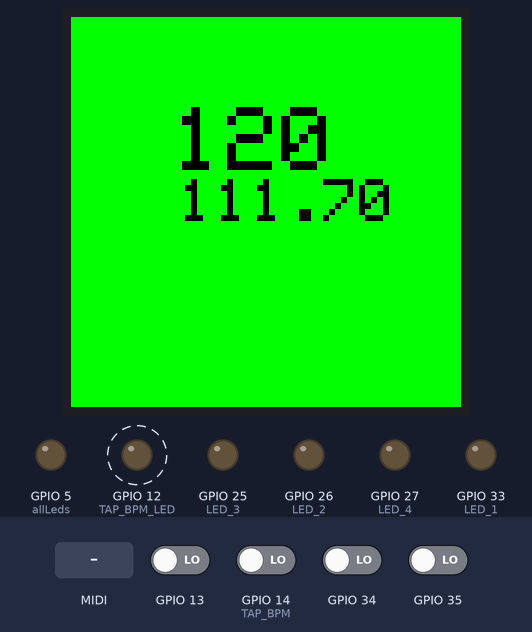
Bench run of a sketch on a simulated ESP32. Shown: 130×130 colour display, output pins drawn as LEDs (lit = HIGH). Dashed ring = blinking. The test bench sets the inputs (shaded band); at power-on: GPIO 13, GPIO 14 (TAP_BPM), GPIO 34, GPIO 35 LOW. MIDI output is not drawn.

Above: at 8.1 s.
8.2 s: GPIO 13 driven HIGH
At 8.5 s:
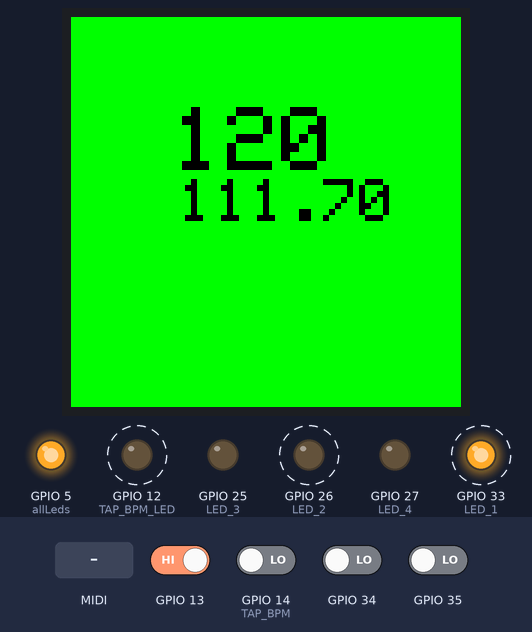
10.2 s: GPIO 14 (TAP_BPM) driven HIGH
At 11.14 s:
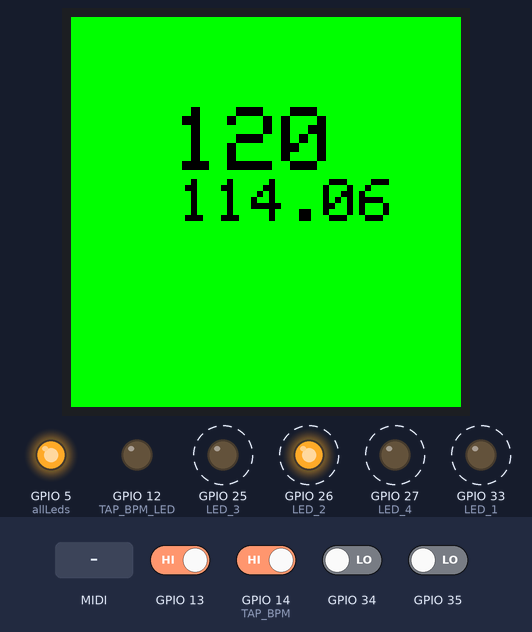
11.8 s: GPIO 34 driven HIGH
At 12.71 s:
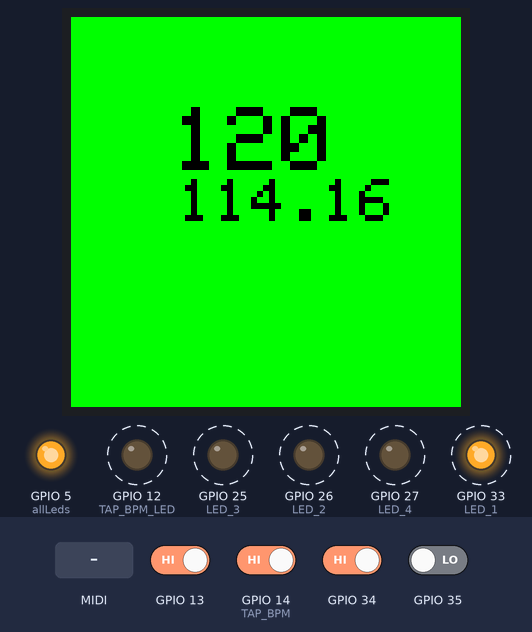
13.9 s: GPIO 35 driven HIGH
At 14.27 s:
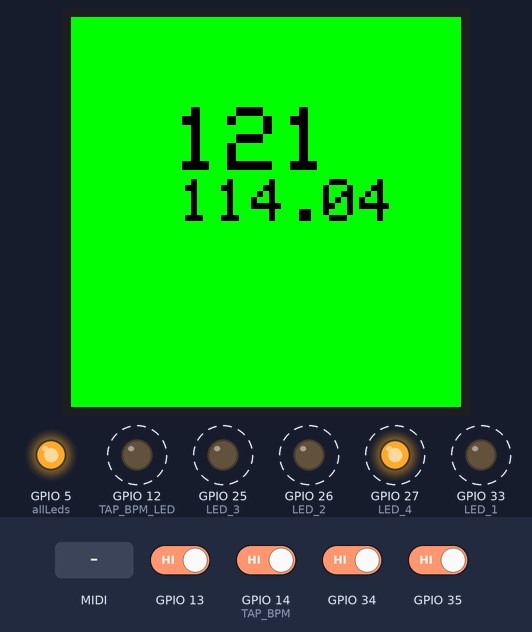
15.4 s: MIDI note 36 received
At 15.77 s:
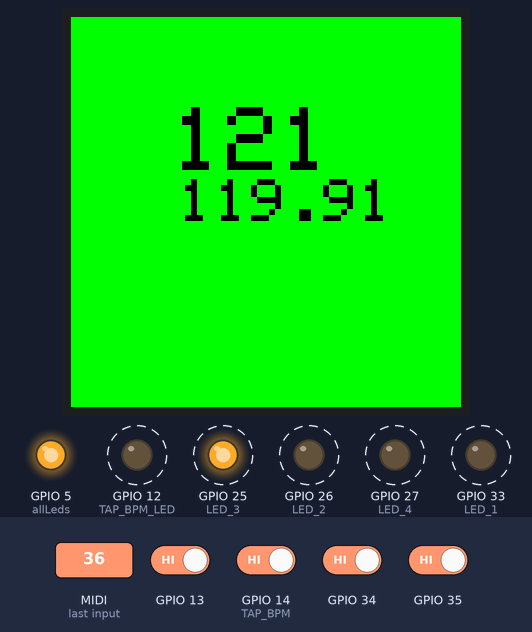
17.0 s: MIDI note 48 received
At 17.78 s:
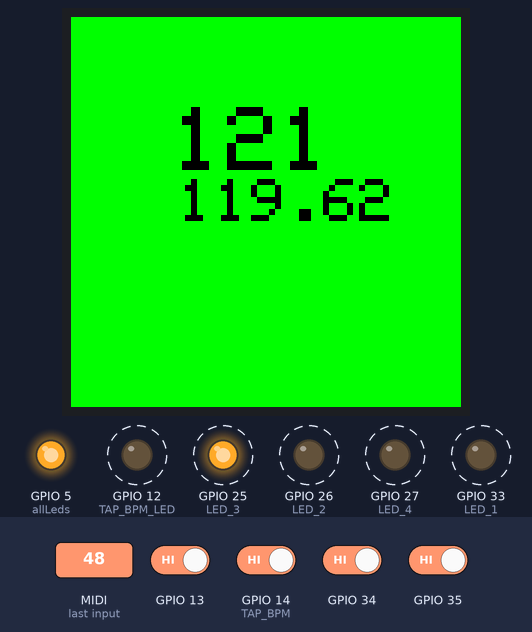
Timing chart, 0 to 20.0 s (numbered marks = the images above; inputs shaded):
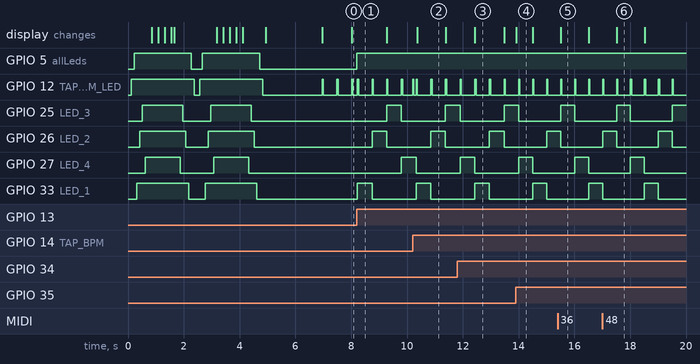

Measured:
- after the input at 8.2 s, GPIO 5 (allLeds): LOW → HIGH at once; GPIO 25 (LED_3): LOW → HIGH after 1.1 s, → LOW 0.53 s later; GPIO 26 (LED_2): LOW → HIGH after 0.55 s, → LOW 0.53 s later; GPIO 27 (LED_4): LOW → HIGH after 1.6 s; GPIO 33 (LED_1): LOW → HIGH at once, → LOW 0.53 s later
- after the input at 10.2 s, the display: changes after 0.17 s (image 2)
- after the input at 11.8 s, the display: changes after 0.64 s (image 3)
- after the input at 13.9 s, the display: changes at once (image 4)
- after the input at 15.4 s, the display: changes after 0.11 s (image 5)
- after the input at 17.0 s, the display: changes after 0.52 s (image 6)
- by itself, GPIO 12 (TAP_BPM_LED): alternates HIGH for 0.04 s and LOW for 0.46 s

The sketch:

MidiClockPlayerV2.ino
```cpp
/* ESP 32 PINS
PUSH 1 D14
PUSH 2 D12
PUSH 3 d13 TAP

LED 1 D33
LED 2 D26
LED 3 D25
LED 4 D27

Rotary D34
Rotary D35
*/


#include <MIDI.h>
#include <HardwareSerial.h>
#include "JimmyTheGavas.h"

#include <SSD1283A.h>  //Hardware-specific library

SSD1283A display(/*CS=5*/ 15, /*DC=*/2, /*RST=*/4, -1);  //hardware spi,cs,cd,reset,led

byte clockMSG = 0xF8;     ///< System Real Time - Timing Clock
byte startMSG = 0xFA;     ///< System Real Time - Start
byte continueMSG = 0xFB;  ///< System Real Time - Continue
byte stopMSG = 0xFC;


#define BLACK 0x0000
#define BLUE 0x001F
#define RED 0xF800
#define GREEN 0x07E0
#define CYAN 0x07FF
#define MAGENTA 0xF81F
#define YELLOW 0xFFE0
#define WHITE 0xFFFF


#define TAP_BPM 14
#define MIDI_START_STOP 13


#define TAP_BPM_LED 12
#define START_STOP_LED 5
#define LED_1 33
#define LED_2 26
#define LED_3 25
#define LED_4 27
#define BPM_ROT_1 34
#define BPM_ROT_2 35


int nBeat = 0;
int beats[] = { LED_1, LED_2, LED_3, LED_4 };


//******* DISPLAY TEST VARIABLES ************

bool isPlaying = false;
bool newInfoToPrint = true;
long lastPrint = 0;
int waitToPrint = 80;

long tt = 0;  // Time variable inside bpm counter

MIDI_CREATE_INSTANCE(HardwareSerial, Serial2, midiA);
MIDI_CREATE_INSTANCE(HardwareSerial, Serial1, midiB);

//void bpmOut() Variables
long bpm = 120;
long tempo = 0;
long prevTime = 0;
long startTime = 0;
long intervalInMicros = 0;
bool firstSend = true;
long beatIntervalInMicros = 0;

// Bpm Counter

int tickCounter = 0;
long firstTick = 0;
bool isFirstTick = true;

float bpmToDisplay = bpm;
long beatTimeMicros = 0;

// tapBpm Variables
const int tapsSamples = 3;
long taps[tapsSamples];  //where the inverval of the last 2 taps are saved
long lastTap = 0;
int indexTap = 0;

//Led Tempo Variables
int tickBpmLeds = 0;
int ledArray = 4;
int beatIndex = 3;

void startBtnPressed();
void tapBpm();

LEDButton startBtn(MIDI_START_STOP, START_STOP_LED, 150, startBtnPressed);
LEDButton tapBtn(TAP_BPM, TAP_BPM_LED, 150, tapBpm, 2);
JimmyRotary rotaryBpm(BPM_ROT_1, BPM_ROT_2);


// midiHandler() variables
bool discard2sMSG = true;
long secondCount = 0;

void setup() {
  Serial1.setPins(21, 22);
  midiB.begin(16);
  midiB.setThruFilterMode(midi::Thru::Full);
  midiA.begin(MIDI_CHANNEL_OMNI);  // Initialize the Midi Library.
  midiA.setThruFilterMode(midi::Thru::Full);

  pinMode(LED_1, OUTPUT);        //
  pinMode(LED_2, OUTPUT);        //
  pinMode(LED_3, OUTPUT);        //
  pinMode(LED_4, OUTPUT);        //
  pinMode(TAP_BPM_LED, OUTPUT);  //
  Serial.begin(57600);

  pinMode(TAP_BPM, INPUT);

  display.init();
  display.setTextColor(BLACK, GREEN);
  display.fillScreen(GREEN);

  rotaryBpm.setup();
  ligthShow();
  display.fillScreen(GREEN);


}  // SETUP END


void loop() {
  startBtn.update();
  tapBtn.update();

  int bpmTemp = bpm;
  bpm += rotaryBpm.update();
  if (bpmTemp != bpm) {
    newInfoToPrint = true;
  }

  bpmOut();


  if (newInfoToPrint && (millis() - lastPrint > waitToPrint)) {  //Let the printInfo function update the display. Reduce a bit the latency
    printInfo();
    lastPrint = millis();
  }


  secondCount = micros();  //Used on discart first 2seconds

  midiHandler();

}  // END LOOP


void midiHandler() {// Discard any clock msg or start/stop coming from the input
  if (midiA.read()) {
    byte type = midiA.getType();
    if (type == clockMSG || type == startMSG || type == stopMSG) {
      // Don't do nothing, just discart
    } else {
      midiA.send(midiA.getType(),
                   midiA.getData1(),
                   midiA.getData2(),
                   midiA.getChannel());
    }
  }  // end id(midARead)
}


void printInfo() {

  display.setTextSize(3);
  display.setCursor(34, 30);

  //display.println(String(bpmToDisplay)+" "+String(nBeat+1)+" "+String(bpm)+" "+playStatus);
  //display.println(String(tt)+" E:"+String(intervalInMicros)+" "+ (bpm < 100 ? " " : "") + String(bpm) + " " + (bpmToDisplay < 100 ? " " : "") + String(bpmToDisplay));

  display.print((bpm < 100 ? " " : "") + String(bpm) + "\n  ");
  display.setTextSize(2);
  display.print((bpmToDisplay < 100 ? " " : "") + String(bpmToDisplay));
  //Serial.println("DESIRED BPM");
  //Serial.println(bpm);
  //Serial.println("TRUE BPM");
  //Serial.println(bpmToDisplay);

  newInfoToPrint = false;
}


void startBtnPressed() {
  // Toggle the LED state when the start button is pressed

  if (startBtn.toggleLED()) {
    isPlaying = true;
    startTime = micros();
    tickCounter = 0;
    beatIndex = 3;
    isFirstTick = true;
    firstSend = true;
    tickBpmLeds = 0;

    //play send midiMSG to PLAY
    midiA.sendRealTime(midi::MidiType::Start);
    midiB.sendRealTime(midi::MidiType::Start);
    bpmOut();
  }

  else {
    isPlaying = false;
    midiA.sendRealTime(midi::MidiType::Stop);
    midiB.sendRealTime(midi::MidiType::Stop);
  }
}


void bpmOut() {
  intervalInMicros = round((60000000.00 / (bpm * 24.00)) * 0.997);  // this round and * 0.997 corrects the latency
  beatIntervalInMicros = 60000000 / bpm;
  if (firstSend) {
    firstSend = false;
    prevTime = startTime;
  }
  if (micros() - prevTime > intervalInMicros) {
    prevTime = micros();
    bpmLeds();
    bpmCounter();
    midiB.sendRealTime(midi::MidiType::Clock);
    midiA.sendRealTime(midi::MidiType::Clock);
  }
}


void bpmCounter() {  // Finds BPM counting MIDI Ticks.
  if (isFirstTick) {
    isFirstTick = false;
    firstTick = micros();
  }
  //calculates BPM
  if (tickCounter == 48) {
    long t = (micros() - firstTick) / 47.00;  // It's 95 because it is the number of intervals (time distance between two ticks), so if you have 96 ticks, you will have 95 intervals in total between them
    bpmToDisplay = (60000000.00 / 24.00) / t;
    tt = t;
    //start new sample;
    tickCounter = 0;
    isFirstTick = true;
    newInfoToPrint = true;
  }
  tickCounter++;
}


void bpmLeds() {

  if (tickBpmLeds % 24 == 0) {
    tapBtn.setLed(HIGH);
    digitalWrite(beats[beatIndex], LOW);
    beatIndex = (beatIndex + 1) % ledArray;
    digitalWrite(beats[beatIndex], isPlaying);
  } else if (tickBpmLeds % 2 == 0) {
    tapBtn.setLed(LOW);
  }
  tickBpmLeds = (tickBpmLeds + 1) % 96;
}

void tapBpm() {
  long currentTime = micros();
  if (lastTap == 0) {
    lastTap = currentTime;
  } else if (currentTime - lastTap > 1500000) {
    lastTap = currentTime;
    indexTap = 0;
  } else {
    taps[indexTap] = currentTime - lastTap;
    long avgTapInterval = 0;
    int numSamples = indexTap + 1;
    indexTap = (indexTap + 1) % tapsSamples;
    Serial.println("INDEX: " + String(indexTap));
    lastTap = currentTime;
    if (indexTap == 0) {  // if index returned to 0 again, that means there is 3 samples inputed within the 1.5s
      numSamples = 3;
    }
    for (int i = 0; i < numSamples; i++) {
      avgTapInterval += taps[i];
    }
    avgTapInterval = avgTapInterval / numSamples;
    long tapedBpm = 60000000 / avgTapInterval;
    if (tapedBpm > 240) {
      bpm = 240;
    } else if (bpm < 40) {
      bpm = 40;
    } else {
      bpm = tapedBpm;
    }
    newInfoToPrint = true;
  }
}  // End tap bpm

void ledTest() {
  int allLeds[] = { TAP_BPM, TAP_BPM_LED, START_STOP_LED, LED_1, LED_2, LED_3, LED_4 };
  for (int i = 0; i < 7; i++) {
    digitalWrite(allLeds[i], HIGH);
  }
}

void ligthShow() {
  int allLeds[] = { TAP_BPM, TAP_BPM_LED, START_STOP_LED, LED_1, LED_2, LED_3, LED_4 };
  for (int count = 0; count < 2; count++) {
    for (int i = 0; i < 7; i++) {
      digitalWrite(allLeds[i], HIGH);
      delay(100);
    }
    display.fillScreen(YELLOW);
    delay(100);
    display.fillScreen(BLUE);
    delay(100);
    display.fillScreen(GREEN);
    delay(100);
    display.fillScreen(RED);
    delay(100);
    display.fillScreen(BLUE);
    delay(100);
    display.fillScreen(MAGENTA);
    delay(100);
    display.fillScreen(GREEN);
    delay(100);
    display.fillScreen(RED);
    delay(100);
    display.fillScreen(BLUE);
    delay(100);

    for (int i = 7; i > 0; i--) {
      digitalWrite(allLeds[i], LOW);
      delay(100);
    }
  }


  display.setCursor(20, 40);
  display.setTextSize(1);
  display.fillScreen(GREEN);
  display.println("JIMMY THE GAVAS");
  display.println("    Technologies");

  delay(2000);
  //display.fillScreen(GREEN);
  display.println("");
  display.println("  MIDI CLOCK PLAYER");
  /*
  display.fillScreen(GREEN);
  display.setTextSize(6);
  display.setTextColor(BLACK, GREEN);
  display.setCursor(10, 40);
  */
}


//****** MAYBE LATER THAT MIGHT BE USEFUL POT


/*
const int numReadings = 10;  // Adjust the number of readings for the moving average filter
int readings[numReadings];   // Array to store the readings
int indexPot = 0;            // Index for the readings array
int totalReads = 0;          // Running total of the readings


int readBpmPot() {
  // Read the raw analog input
  int newRead=0;
  //int newRead = analogRead(BPM_POT);

  // Subtract the oldest reading from the total
  totalReads -= readings[indexPot];

  // Store the new reading in the array
  readings[indexPot] = newRead;

  // Add the new reading to the total
  totalReads += newRead;

  // Move to the next position in the array
  indexPot = (indexPot + 1) % numReadings;

  // Calculate the average reading
  int average = totalReads / numReadings;

  return average;
// This code below is from the loop()
/*
potValue = readBpmPot();  // Read the analog value from the potentiometer

  // O algoritmo pra evitar o jitter mistura de debounce com avg que acontece no readBpmPot
  if ((potValue < (m - 4)) || (potValue > (m + 4))) {
    m = potValue;
    bpm = floor((200.00 / 1023.00) * potValue + 40);
    newInfoToPrint = true;
  }

*/
```

JimmyTheGavas.cpp
```cpp
#include "esp32-hal-gpio.h"
// LedButton.cpp
#include "JimmyTheGavas.h"

LEDButton::LEDButton(int buttonPin, int ledPin, unsigned long debounceDelay, void (*pressHandler)())
  : buttonPin(buttonPin), ledPin(ledPin), debounceDelay(debounceDelay), pressHandler(pressHandler) {
  pinMode(buttonPin, INPUT);
  pinMode(ledPin, OUTPUT);
  lastDebounceTime = 0;
  lastButtonState = LOW;
  ledState = LOW;
  ledBehaviour = 0;
}
// ****** NOT IMPLEMENTED
LEDButton::LEDButton(int buttonPin, int ledPin, unsigned long debounceDelay, void (*pressHandler)(), int ledBehaviour)
  : buttonPin(buttonPin), ledPin(ledPin), ledBehaviour(ledBehaviour), debounceDelay(debounceDelay), pressHandler(pressHandler) {
  pinMode(buttonPin, INPUT);
  pinMode(ledPin, OUTPUT);
  lastDebounceTime = 0;
  lastButtonState = LOW;
  ledState = LOW;
}// ****** NOT IMPLEMENTED

void LEDButton::update() {
  int reading = digitalRead(buttonPin);
  if (reading != lastButtonState) {
    lastButtonState = reading;
    if (((millis() - lastDebounceTime) > debounceDelay) && (lastButtonState == HIGH)) {
      if (pressHandler != NULL) {

        if(ledBehaviour==2){// it can be improved. maybe create a switch case
          digitalWrite(ledPin, HIGH);
        }


        pressHandler();
      }
      lastDebounceTime = millis();
    } else if(lastButtonState==LOW && ledBehaviour==2){
      digitalWrite(ledPin, LOW);
    }
  }
}

bool LEDButton::toggleLED() {
  // Toggle the LED status
  if (ledState == HIGH) {
    ledState = LOW;
    digitalWrite(ledPin, ledState);
    return false;
  } else {
    ledState = HIGH;
    digitalWrite(ledPin, ledState);
    return true;
  }
  return false;
}

// ****** NOT IMPLEMENTED
bool LEDButton::ledFollowsTheButton() {
  if (lastButtonState == HIGH) {
    digitalWrite(ledPin, HIGH);
  } else {
    digitalWrite(ledPin, LOW);
  }
}// ****** NOT IMPLEMENTED

bool LEDButton::getBtnState(){
  return lastButtonState;
}

void LEDButton::setLed(int i){
  digitalWrite(ledPin, i);
}


//**********************************************************


JimmyRotary::JimmyRotary(int pinA, int pinB, long debounceTime, long turningTimerTime)
    : outputA(pinA), outputB(pinB), debounce(debounceTime), turningTimer(turningTimerTime) {}

void JimmyRotary::setup() {
  pinMode(outputA, INPUT);
  pinMode(outputB, INPUT);

  // Reads the initial state of the outputA
  aLastState = digitalRead(outputA);
  bLastState = digitalRead(outputB);
}

int JimmyRotary::update() {
 aState = digitalRead(outputA);
  bState = digitalRead(outputB);
  int side=0;

  if (millis() - lastUpdate > debounce) {
    lastUpdate = millis();
    if (aState != aLastState || bState != bLastState) {
      if (millis() - turningStart > turningTimer) {
        if ((aState == 1 && bState == 0)) {  // test if turning right
          turningRight = true;
          turningStart = millis();
        } else if ((aState == 0 && bState == 1)) {
          turningRight = false;
          turningStart = millis();
        }
      }
      if (turningRight && aState + bState == 2) {  // if turning right count the 1 1 state

        side = 1;

      } else if (!turningRight && aState + bState == 2) {  // if NOT turning right count the 1 1 state

        side = -1;
      }
      aLastState = aState;
      bLastState = bState;
    }
  }
  return side;
}
```

JimmyTheGavas.h
```cpp
// "JimmyTheGavas.h"
// #include "JimmyTheGavas.h"


#ifndef JimmyTheGavas_H
#define JimmyTheGavas_H

#include <Arduino.h>


//LED RESPONSE

#define LED_TOGGLE_ONCLICK 1
#define LED_TURN_ON_PRESSED 2

class LEDButton {
  private:
    int buttonPin;
    int ledPin;
    int ledBehaviour;// ****** NOT IMPLEMENTED
    unsigned long debounceDelay;
    unsigned long lastDebounceTime;
    bool buttonState;
    bool lastButtonState;
    void (*pressHandler)();
    bool ledState;

  public:
    LEDButton(int buttonPin, int ledPin, unsigned long debounceDelay, void (*pressHandler)());
    LEDButton(int buttonPin, int ledPin, unsigned long debounceDelay, void (*pressHandler)(), int ledBehaviour);
    void update();
    bool toggleLED(); // New method declaration
    void setLed(int i);
    bool ledFollowsTheButton(); // ****** NOT IMPLEMENTED
    bool getBtnState();
};


//*****


class JimmyRotary {
public:
  JimmyRotary(int pinA, int pinB, long debounceTime = 20, long turningTimerTime = 200);

  void setup();
  int update();

private:
  int outputA;
  int outputB;
  int aState;
  int bState;
  int aLastState;
  int bLastState;

  long debounce;
  long lastUpdate;

  long turningTimer;
  long turningStart;
  bool turningRight;
};


#endif // LEDBUTTON_H
```
